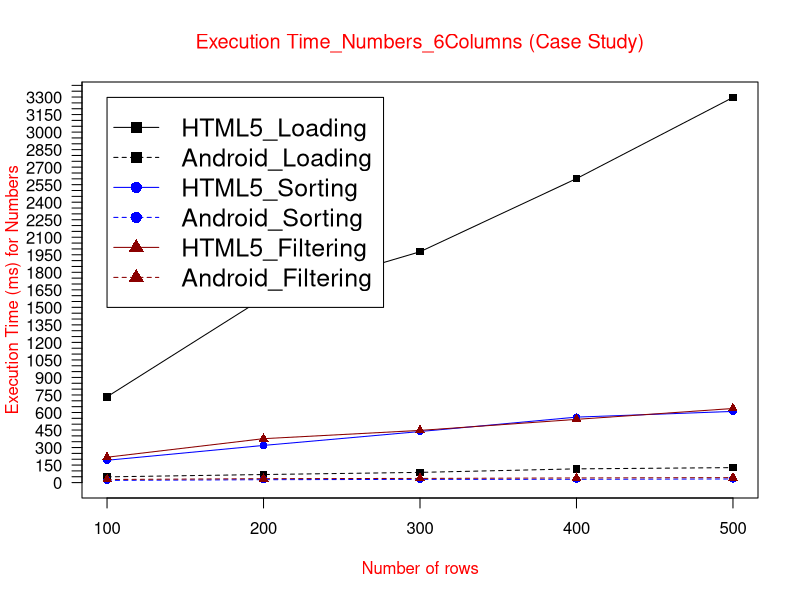

Here is the R script that generated this plot:
data <- read.table("(CS)ETnum6col.txt", header = TRUE)

max_y <- max(data)
plot_colors <- c("black", "blue", "red4")
png(filename="(CS)ETnum6Col.png", height = 1000, width = 1300, bg = "white")
plot(data$HTML5_Loading, type = "o", col = plot_colors[1], pch=15,  ylim=c(0,max_y), axes=FALSE, ann=FALSE)
axis(1, at=1:5, lab=c("100", "200", "300", "400", "500"))
axis(2, las=1, at=50*0:max_y, cex.axis = 1)

box()
lines(data$Android_Loading, type="o", pch=15, lty=2, col=plot_colors[1])
lines(data$HTML5_Sorting, type="o", pch=16, lty=1,  col=plot_colors[2])
lines(data$Android_Sorting, type="o", pch=16, lty=2,  col=plot_colors[2])   
lines(data$HTML5_Filtering, type="o", pch=17, lty=1, col=plot_colors[3])
lines(data$Android_Filtering, type="o", pch=17, lty=2,   col=plot_colors[3])

title(main="Execution Time_Numbers_6Columns (Case Study)", col.main="red", font.main=6)
title(xlab= "Number of rows", col.lab="red")
title(ylab= "Execution Time (ms) for Numbers", col.lab="red")
legend(1, max_y, names(data), cex=1.5, col=c("black", "black","blue", "blue","red4","red4"), pch=c(15,15,16,16,17,17), lty=c(1,2,1,2,1,2));


dev.off()
